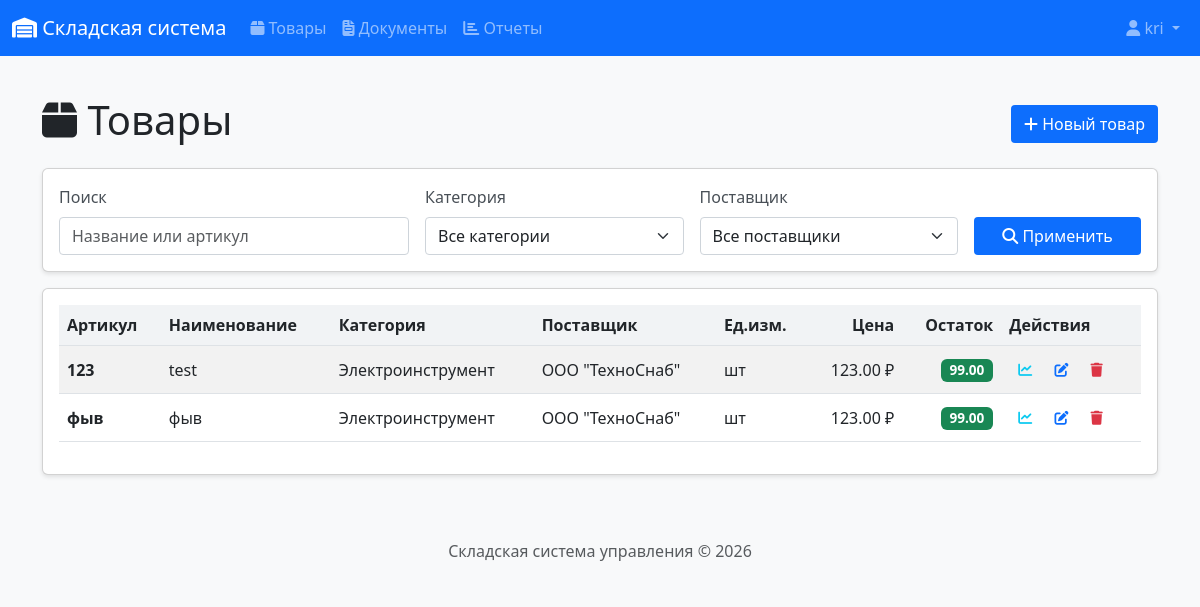
The app's page /products/ (signed in) with its own data.
### app/models.py (models this page shows, shortened)
class User(UserMixin, db.Model):
    __tablename__ = 'users'
    id = db.Column(db.Integer, primary_key=True)
    username = db.Column(db.String(64), unique=True, nullable=False)
    email = db.Column(db.String(120), unique=True, nullable=False)
    password_hash = db.Column(db.String(256))
    full_name = db.Column(db.String(100))
    role = db.Column(db.String(20), default='manager')  # admin, manager, storekeeper
    created_at = db.Column(db.DateTime, default=datetime.utcnow)
    documents_created = db.relationship('Document', backref='author', lazy='dynamic')
    def is_admin(self):
        return self.role == 'admin'
    def is_manager(self):
        return self.role in ['admin', 'manager']

class Product(db.Model):
    __tablename__ = 'products'
    id = db.Column(db.Integer, primary_key=True)
    article = db.Column(db.String(50), unique=True, nullable=False)
    name = db.Column(db.String(200), nullable=False)
    unit = db.Column(db.String(20), nullable=False, default='шт')  # шт, кг, м
    price = db.Column(db.Numeric(10, 2), nullable=False, default=0)
    category_id = db.Column(db.Integer, db.ForeignKey('categories.id'))
    supplier_id = db.Column(db.Integer, db.ForeignKey('suppliers.id'))
    created_at = db.Column(db.DateTime, default=datetime.utcnow)
    updated_at = db.Column(db.DateTime, default=datetime.utcnow, onupdate=datetime.utcnow)
    balances = db.relationship('StockBalance', backref='product', lazy='dynamic')
    document_items = db.relationship('DocumentItem', backref='product', lazy='dynamic')

class Category(db.Model):
    __tablename__ = 'categories'
    id = db.Column(db.Integer, primary_key=True)
    name = db.Column(db.String(50), nullable=False, unique=True)
    description = db.Column(db.String(200))
    products = db.relationship('Product', backref='category', lazy='dynamic')

class Supplier(db.Model):
    __tablename__ = 'suppliers'
    id = db.Column(db.Integer, primary_key=True)
    name = db.Column(db.String(100), nullable=False)
    inn = db.Column(db.String(12), unique=True)
    contact_person = db.Column(db.String(100))
    phone = db.Column(db.String(20))
    email = db.Column(db.String(120))
    address = db.Column(db.String(200))
    created_at = db.Column(db.DateTime, default=datetime.utcnow)
    products = db.relationship('Product', backref='supplier', lazy='dynamic')
    documents = db.relationship('Document', backref='supplier', lazy='dynamic')

### app/routes/products.py (the view)
@bp.route('/')
@login_required
def product_list():
    page = request.args.get('page', 1, type=int)
    per_page = 20
    category_id = request.args.get('category_id', type=int)
    supplier_id = request.args.get('supplier_id', type=int)
    search = request.args.get('search', '')
    query = Product.query
    if category_id:
        query = query.filter_by(category_id=category_id)
    if supplier_id:
        query = query.filter_by(supplier_id=supplier_id)
    if search:
        query = query.filter(
            (Product.name.ilike(f'%{search}%')) |
            (Product.article.ilike(f'%{search}%'))
        )
    products = query.order_by(Product.name).paginate(
        page=page, per_page=per_page, error_out=False
    )
    categories = Category.query.all()
    suppliers = Supplier.query.all()
    return render_template('products/list.html',
                          title='Товары',
                          products=products,
                          categories=categories,
                          suppliers=suppliers,
                          selected_category=category_id,
                          selected_supplier=supplier_id,
                          search=search)

### app/__init__.py (called while the page is built)
@login_manager.user_loader
def load_user(user_id):
    from app.models import User
    return User.query.get(int(user_id))

### app/templates/products/list.html (shortened to what this page needs)
{% extends "base.html" %}
{% block content %}
<div class="d-flex justify-content-between align-items-center mb-3">
    <h1><i class="fas fa-box"></i> Товары</h1>
    {% if current_user.is_manager() %}
    <a href="{{ url_for('products.product_create') }}" class="btn btn-primary">
        <i class="fas fa-plus"></i> Новый товар
    </a>
    {% endif %}
</div>
<div class="card mb-3">
    <div class="card-body">
        <form method="GET" class="row g-3">
            <div class="col-md-4">
                <label class="form-label">Поиск</label>
                <input type="text" name="search" class="form-control"
                       value="{{ search }}" placeholder="Название или артикул">
            </div>
            <div class="col-md-3">
                <label class="form-label">Категория</label>
                <select name="category_id" class="form-select">
                    <option value="">Все категории</option>
                </select>
            </div>
            <div class="col-md-3">
                <label class="form-label">Поставщик</label>
                <select name="supplier_id" class="form-select">
                    <option value="">Все поставщики</option>
                </select>
            </div>
            <div class="col-md-2 d-flex align-items-end">
                <button type="submit" class="btn btn-primary w-100">
                    <i class="fas fa-search"></i> Применить
                </button>
            </div>
        </form>
    </div>
</div>
<div class="card">
    <div class="card-body">
        <div class="table-responsive">
            <table class="table table-striped table-hover">
                <thead>
                    <tr>
                        <th>Артикул</th>
                        <th>Наименование</th>
                        <th>Категория</th>
                        <th>Поставщик</th>
                        <th>Ед.изм.</th>
                        <th class="text-end">Цена</th>
                        <th class="text-end">Остаток</th>
                        <th>Действия</th>
                    </tr>
                </thead>
                <tbody>
                    {% for product in products.items %}
                    <tr>
                        <td><strong>{{ product.article }}</strong></td>
                        <td>{{ product.name }}</td>
                        <td>{{ product.category.name if product.category else '-' }}</td>
                        <td>{{ product.supplier.name if product.supplier else '-' }}</td>
                        <td>{{ product.unit }}</td>
                        <td class="text-end">{{ product.price|round(2) }} ₽</td>
                        <td class="text-end">
                            {% set total = product.balances|sum(attribute='quantity') %}
                            {% if total > 0 %}
                                <span class="badge bg-success">{{ total|round(2) }}</span>
                            {% else %}
                                <span class="badge bg-secondary">0</span>
                            {% endif %}
                        </td>
                        <td>
                            <a href="{{ url_for('products.product_movement', id=product.id) }}"
                               class="btn btn-sm btn-outline-info" title="Движение">
                                <i class="fas fa-chart-line"></i>
                            </a>
                            {% if current_user.is_manager() %}
                            <a href="{{ url_for('products.product_edit', id=product.id) }}"
                               class="btn btn-sm btn-outline-primary" title="Редактировать">
                                <i class="fas fa-edit"></i>
                            </a>
                            <button type="button" class="btn btn-sm btn-outline-danger"
                                    onclick="if(confirm('Вы уверены, что хотите удалить товар {{ product.name }}? Это действие нельзя отменить!')) {
                                        document.getElementById('delete-form-{{ product.id }}').submit();
                                    }" title="Удалить">
                                <i class="fas fa-trash"></i>
                            </button>
                            {% endif %}
                        </td>
                    </tr>
                    {% endfor %}
                </tbody>
            </table>
        </div>
    </div>
</div>
{% endblock %}

### app/templates/base.html (shortened to what this page needs)
<!DOCTYPE html>
<html lang="ru">
<head>
    <link href="https://cdn.jsdelivr.net/npm/bootstrap@5.3.0/dist/css/bootstrap.min.css" rel="stylesheet">
    <link rel="stylesheet" href="https://cdnjs.cloudflare.com/ajax/libs/font-awesome/6.4.0/css/all.min.css">
    <link rel="stylesheet" href="{{ url_for('static', filename='css/style.css') }}">
</head>
<body>
    <nav class="navbar navbar-expand-lg navbar-dark bg-primary">
        <div class="container-fluid">
            <a class="navbar-brand" href="{{ url_for('index') }}">
                <i class="fas fa-warehouse"></i> Складская система
            </a>
            <div class="collapse navbar-collapse" id="navbarNav">
                {% if current_user.is_authenticated %}
                <ul class="navbar-nav me-auto">
                    <li class="nav-item">
                        <a class="nav-link" href="{{ url_for('products.product_list') }}">
                            <i class="fas fa-box"></i> Товары
                        </a>
                    </li>
                    <li class="nav-item">
                        <a class="nav-link" href="{{ url_for('documents.document_list') }}">
                            <i class="fas fa-file-invoice"></i> Документы
                        </a>
                    </li>
                    <li class="nav-item">
                        <a class="nav-link" href="{{ url_for('reports.stock_report') }}">
                            <i class="fas fa-chart-bar"></i> Отчеты
                        </a>
                    </li>
                </ul>
                <ul class="navbar-nav">
                    <li class="nav-item dropdown">
                        <a class="nav-link dropdown-toggle" href="#" role="button" data-bs-toggle="dropdown">
                            <i class="fas fa-user"></i> {{ current_user.full_name or current_user.username }}
                        </a>
                    </li>
                </ul>
                {% endif %}
            </div>
        </div>
    </nav>
    <main class="container mt-4">
        {% block content %}{% endblock %}
    </main>
    <footer class="footer mt-5 py-3 bg-light">
        <div class="container text-center">
            <span class="text-muted">Складская система управления &copy; 2026</span>
        </div>
    </footer>
</body>
</html>

### app/static/css/style.css (style rules this page uses)
body { font-family: 'Segoe UI', Tahoma, Geneva, Verdana, sans-serif; background-color: #f8f9fa; min-height: 100vh; display: flex; flex-direction: column; margin: 0; padding: 0; }
.footer { margin-top: auto; width: 100%; background-color: #f8f9fa; padding: 1rem 0; text-align: center; }
.card { box-shadow: 0 2px 4px rgba(0,0,0,0.1); transition: transform 0.2s; }
.table th { background-color: #f1f3f5; font-weight: 600; }
.table td { vertical-align: middle; }
.badge { font-size: 0.85em; padding: 0.35em 0.65em; display: inline-block; white-space: nowrap; }
.form-label { font-weight: 500; color: #495057; display: block; margin-bottom: 0.5rem; }
.form-control, .form-select { display: block; width: 100%; padding: 0.375rem 0.75rem; font-size: 1rem; line-height: 1.5; color: #212529; background-color: #fff; border: 1px solid #ced4da; border-radius: 0.25rem; }
.btn { display: inline-block; font-weight: 400; line-height: 1.5; text-align: center; text-decoration: none; vertical-align: middle; cursor: pointer; padding: 0.375rem 0.75rem; font-size: 1rem; border-radius: 0.25rem; border: 1px solid transparent; }
.btn-sm { padding: 0.25rem 0.5rem; font-size: 0.875rem; border-radius: 0.2rem; }
p, strong, span, div { white-space: normal; word-break: normal; }

### records on screen
User: full_name "kri"
Product: article "123", name "test", category "Электроинструмент", supplier "ООО \"ТехноСнаб\"", unit "шт", price "123.00", total "99.00"
Product: article "фыв", name "фыв", category "Электроинструмент", supplier "ООО \"ТехноСнаб\"", unit "шт", price "123.00", total "99.00"
